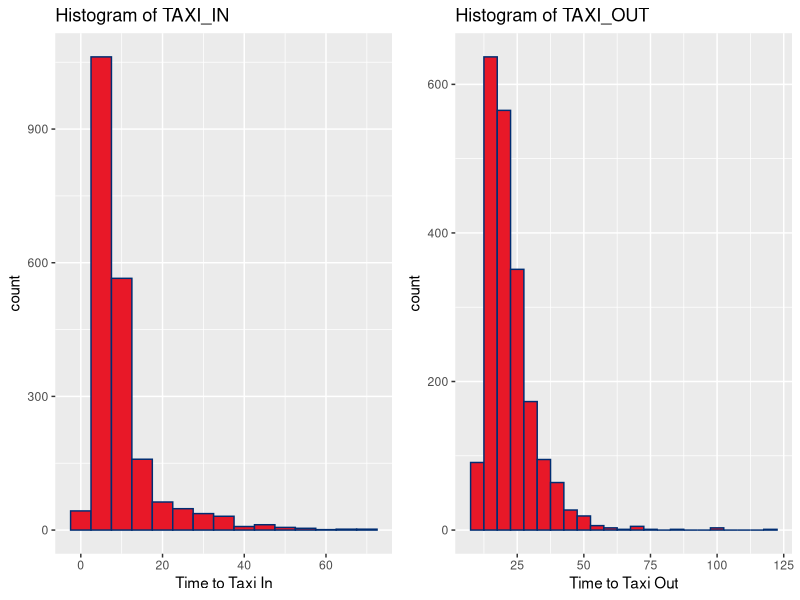
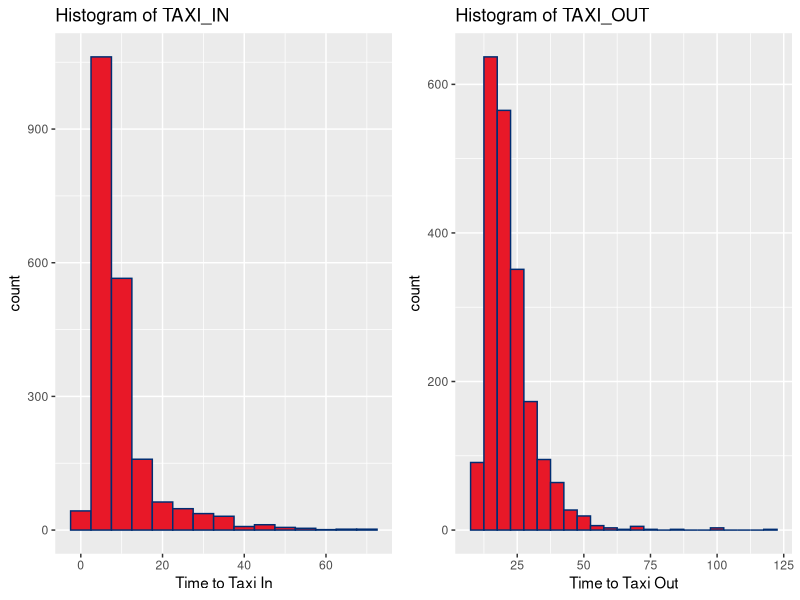
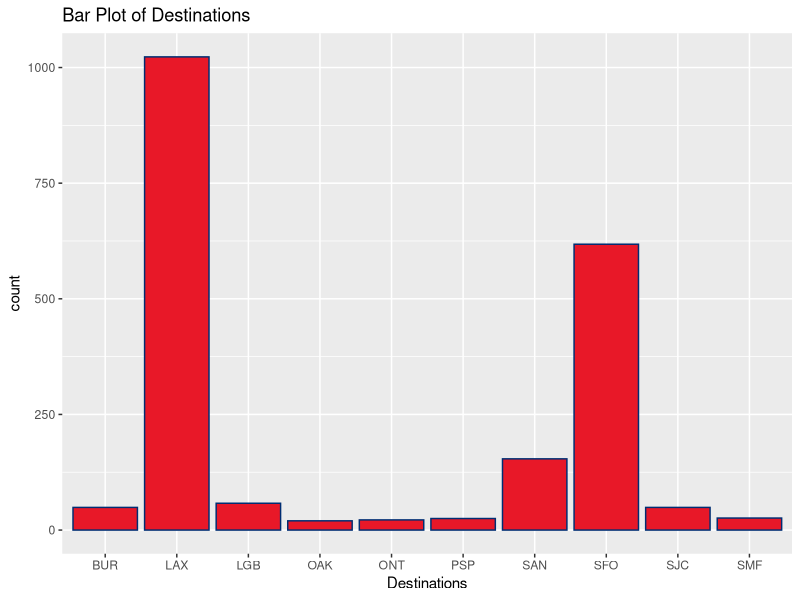
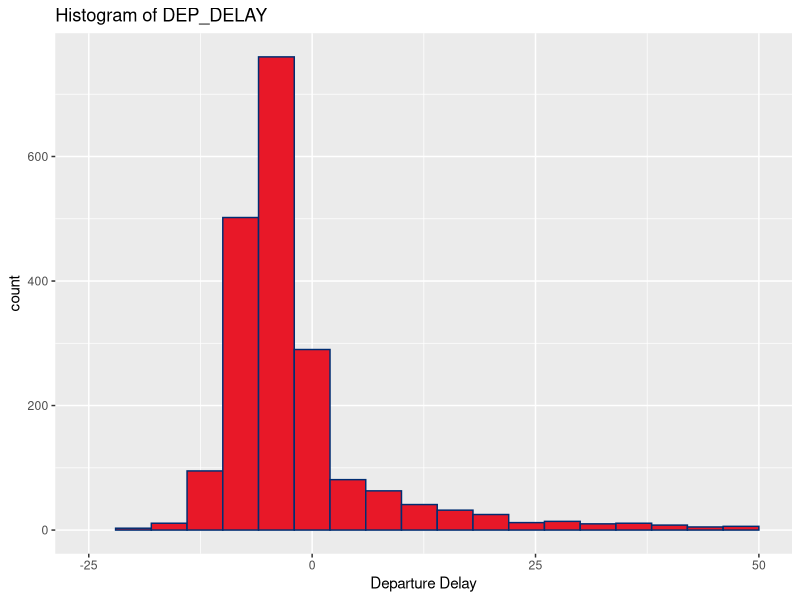
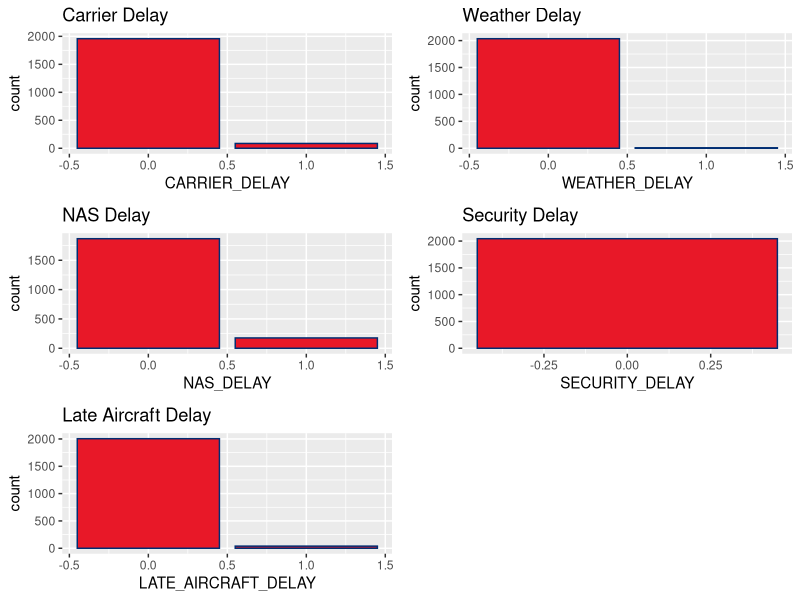
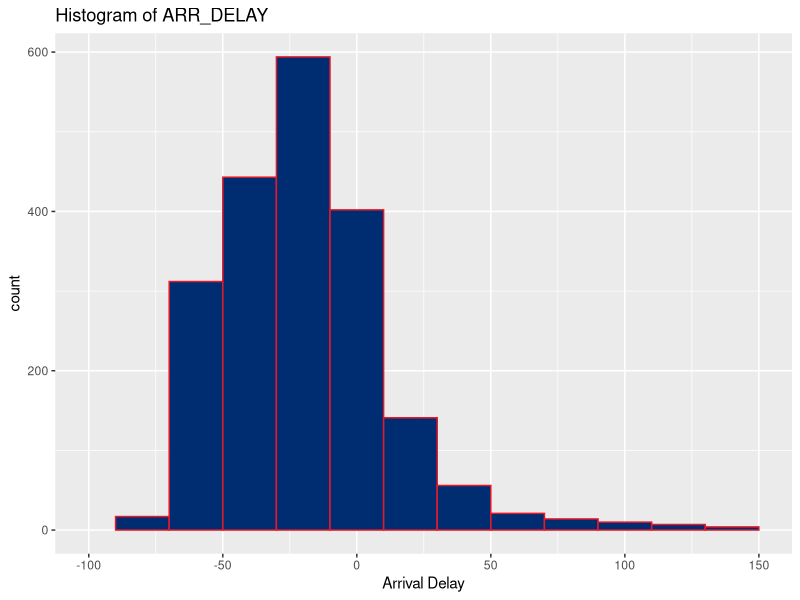
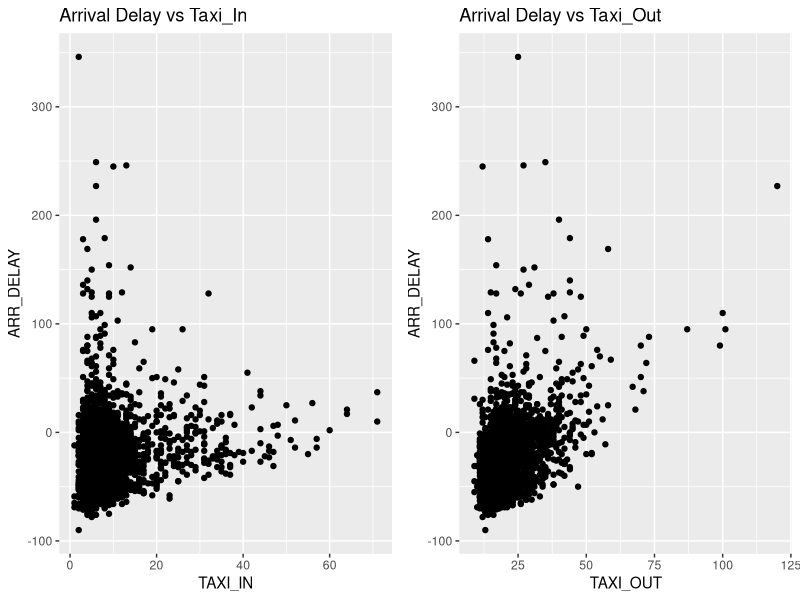
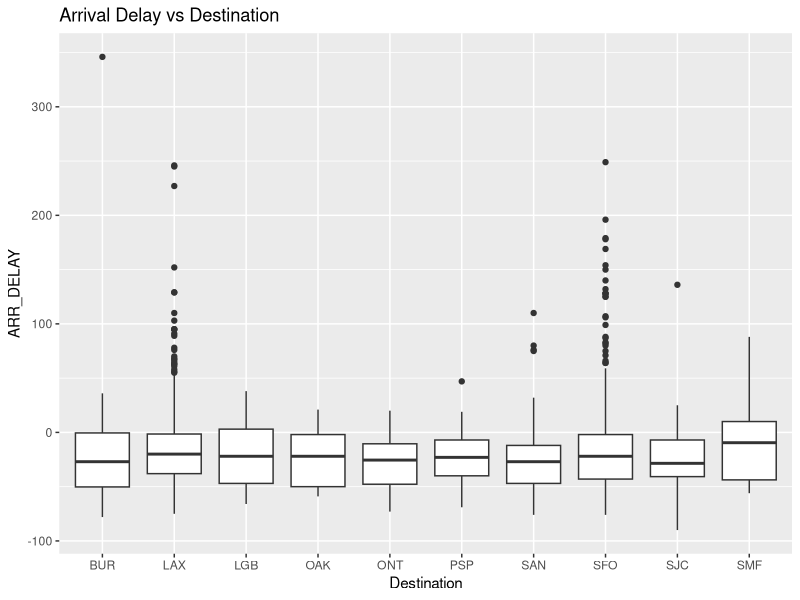

Generate these figures, in order, with R:
## ---- chunk 1
knitr::opts_chunk$set(echo = TRUE)
## ---- chunk 2
library(readr)
library(dplyr)
library(tidyverse)
library(gridExtra)
## ---- chunk 3
flights <- read_csv("data/flights.csv")

unique(flights$OP_CARRIER)
unique(flights$DEST)
class(flights$CARRIER_DELAY)

flights <- flights %>% 
  mutate(CARRIER_DELAY = case_when(CARRIER_DELAY > 0 ~ 1,
                                   TRUE ~ 0),
         WEATHER_DELAY = case_when(WEATHER_DELAY > 0 ~ 1,
                                   TRUE ~ 0),
         NAS_DELAY = case_when(NAS_DELAY > 0 ~ 1,
                               TRUE ~ 0),
         SECURITY_DELAY = case_when(SECURITY_DELAY > 0 ~ 1,
                                    TRUE ~ 0),
         LATE_AIRCRAFT_DELAY = case_when(
           LATE_AIRCRAFT_DELAY > 0 ~ 1,
           TRUE ~ 0))



## ---- chunk 4
flights
## ---- chunk 5
p00 <- ggplot(data = flights, aes(x = TAXI_IN)) +
  geom_histogram(binwidth = 5, fill = "#E81828", color = "#002D72") +
  labs(x = "Time to Taxi In",
       title = "Histogram of TAXI_IN")

p01 <- ggplot(data = flights, aes(x = TAXI_OUT)) +
  geom_histogram(binwidth = 5, fill = "#E81828", color = "#002D72") +
  labs(x = "Time to Taxi Out",
       title = "Histogram of TAXI_OUT")

grid.arrange(p00, p01, nrow = 1)
## ---- chunk 6
p02 <- ggplot(data = flights, aes(x = DAY_OF_MONTH)) +
  geom_histogram(binwidth = 1, fill = "#E81828", color = "#002D72") +
  labs(x = "Days of Month",
       title = "Histogram of Days of Month")

p03 <- ggplot(data = flights, aes(x = DAY_OF_WEEK)) +
  geom_histogram(binwidth = 1, fill = "#E81828", color = "#002D72") +
  labs(x = "Day of Week",
       title = "Histogram of Days of Week")

grid.arrange(p00, p01, nrow = 1)
## ---- chunk 7
ggplot(data = flights, aes(x = DEST)) +
  geom_bar(fill = "#E81828", color = "#002D72") +
  labs(x = "Destinations",
       title = "Bar Plot of Destinations")
## ---- chunk 8
ggplot(data = flights, aes(x = DEP_DELAY)) +
  geom_histogram(binwidth = 4, fill = "#E81828", color = "#002D72") +
  xlim(-25, 50) +
  labs(x = "Departure Delay",
       title = "Histogram of DEP_DELAY")
## ---- chunk 9
p1 <- ggplot(data = flights, aes(x = CARRIER_DELAY)) +
  geom_bar(fill = "#E81828", color = "#002D72") +
  labs(title = "Carrier Delay")

p2 <- ggplot(data = flights, aes(x = WEATHER_DELAY)) +
  geom_bar(fill = "#E81828", color = "#002D72") +
  labs(title = "Weather Delay")

p3 <- ggplot(data = flights, aes(x = NAS_DELAY)) +
  geom_bar(fill = "#E81828", color = "#002D72") +
  labs(title = "NAS Delay")

p4 <- ggplot(data = flights, aes(x = SECURITY_DELAY)) +
  geom_bar(fill = "#E81828", color = "#002D72") +
  labs(title = "Security Delay")

p5 <- ggplot(data = flights, aes(x = LATE_AIRCRAFT_DELAY)) +
  geom_bar(fill = "#E81828", color = "#002D72") +
  labs(title = "Late Aircraft Delay")

grid.arrange(p1,p2,p3,p4,p5, nrow = 3)
## ---- chunk 10
flights %>%
  count(WEATHER_DELAY)
## ---- chunk 11
ggplot(data = flights, aes(x = ARR_DELAY)) +
  geom_histogram(binwidth = 20, fill = "#002D72", color = "#E81828" ) +
  xlim(-100, 150) +
  labs(x = "Arrival Delay",
       title = "Histogram of ARR_DELAY")
## ---- chunk 12
p6 <- ggplot(data = flights, aes(y = ARR_DELAY, x = TAXI_IN)) +
  geom_point() +
  labs(title = "Arrival Delay vs Taxi_In")

p7 <- ggplot(data = flights, aes(y = ARR_DELAY, x = TAXI_OUT)) +
  geom_point() +
  labs(title = "Arrival Delay vs Taxi_Out")

grid.arrange(p6,p7, nrow = 1)
## ---- chunk 13
ggplot(data = flights, aes(y = ARR_DELAY, x = DEST)) +
  geom_boxplot() +
  labs(x = "Destination",
       title = "Arrival Delay vs Destination")
## ---- chunk 14
p8 <- ggplot(data = flights, aes(y = ARR_DELAY, x = DAY_OF_WEEK)) +
  geom_point() +
  labs(title = "Arrival Delay vs Day of Week")

p9 <- ggplot(data = flights, aes(y = ARR_DELAY, group = DAY_OF_WEEK)) +
  geom_boxplot() +
  labs(title = "Arrival Delay vs Day of Week")

grid.arrange(p8,p9, nrow = 2)
## ---- chunk 15
p10 <- ggplot(data = flights, aes(y = ARR_DELAY, x = DAY_OF_MONTH)) +
  geom_point() +
  labs(title = "Arrival Delay vs Day of Month")

p11 <- ggplot(data = flights, aes(y = ARR_DELAY, group = DAY_OF_MONTH)) +
  geom_boxplot() +
  labs(title = "Arrival Delay vs Day of Month")

grid.arrange(p10, p11, nrow = 2)
## ---- chunk 16
full_model <- lm(ARR_DELAY ~ DAY_OF_MONTH + 
                   DAY_OF_WEEK +
                   TAXI_IN +
                   TAXI_OUT +
                   DEST +
                   DEP_DELAY +
                   CARRIER_DELAY +
                   NAS_DELAY +
                   LATE_AIRCRAFT_DELAY, data = flights)

summary(full_model)

## ---- chunk 17
library(MASS)
step_model <- stepAIC(full_model, trace = FALSE)
summary(step_model)
## ---- chunk 18
p12 <- ggplot(data = flights, aes(group = CARRIER_DELAY, y = TAXI_OUT)) +
  geom_boxplot() +
  labs(title = "Carrier Delay vs. Taxi_Out", 
       x = "Carrier Delay")

p13 <- ggplot(data = flights, aes(group = CARRIER_DELAY, y = TAXI_IN)) +
  geom_boxplot() +
  labs(title = "Carrier Delay vs. Taxi_In", 
       x = "Carrier Delay")

grid.arrange(p12, p13, nrow = 1)
## ---- chunk 19
p14 <- ggplot(data = flights, aes(group = NAS_DELAY, y = TAXI_OUT)) +
  geom_boxplot() +
  labs(title = "NAS Delay vs. Taxi_Out", 
       x = "NAS Delay")

p15 <- ggplot(data = flights, aes(group = NAS_DELAY, y = TAXI_IN)) +
  geom_boxplot() +
  labs(title = "NAS Delay vs. Taxi_In", 
       x = "NAS Delay")

grid.arrange(p14, p15, nrow = 1)
## ---- chunk 20
# carrier vs taxi out
interaction1 <- lm(ARR_DELAY ~ DAY_OF_MONTH + 
                   DAY_OF_WEEK +
                   TAXI_IN +
                   TAXI_OUT +
                   DEST +
                   DEP_DELAY +
                   CARRIER_DELAY +
                   NAS_DELAY +
                  CARRIER_DELAY*TAXI_OUT, data = flights)
# nas vs taxi out
interaction2 <- lm(ARR_DELAY ~ DAY_OF_MONTH + 
                   DAY_OF_WEEK +
                   TAXI_IN +
                   TAXI_OUT +
                   DEST +
                   DEP_DELAY +
                   CARRIER_DELAY +
                   NAS_DELAY +
                  NAS_DELAY*TAXI_OUT, data = flights)

# nas vs taxi in
interaction3 <- lm(ARR_DELAY ~ DAY_OF_MONTH + 
                   DAY_OF_WEEK +
                   TAXI_IN +
                   TAXI_OUT +
                   DEST +
                   DEP_DELAY +
                   CARRIER_DELAY +
                   NAS_DELAY +
                  NAS_DELAY*TAXI_IN, data = flights)

## ---- chunk 21
anova(step_model, interaction1)
## ---- chunk 22
anova(step_model, interaction2)
## ---- chunk 23
anova(step_model, interaction3)
## ---- chunk 24
current_model <- interaction3

summary(current_model)
## ---- chunk 25
par(mfrow = c(2,2))
plot(current_model)
